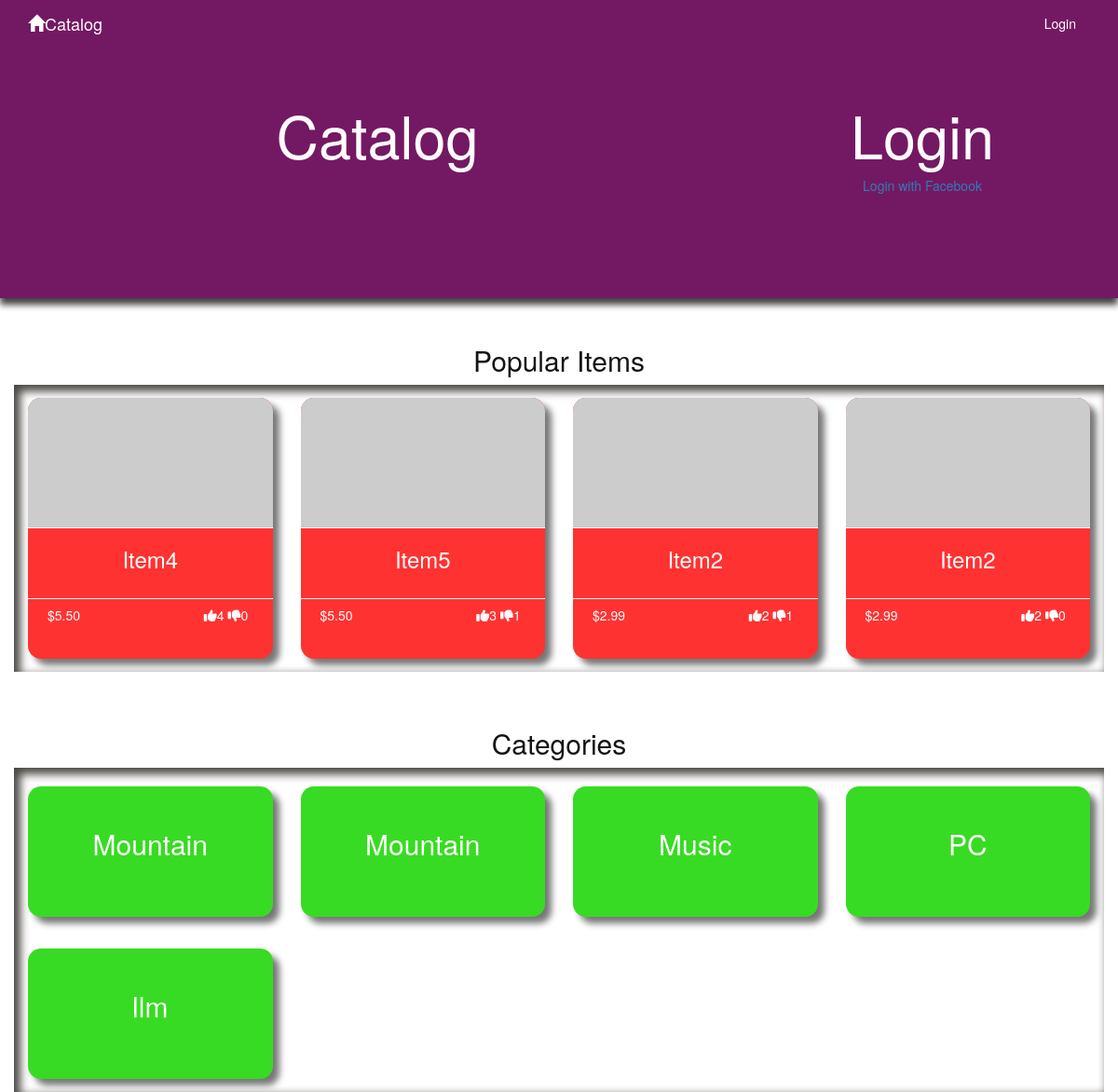
The page /categories/ on the database as committed earlier.
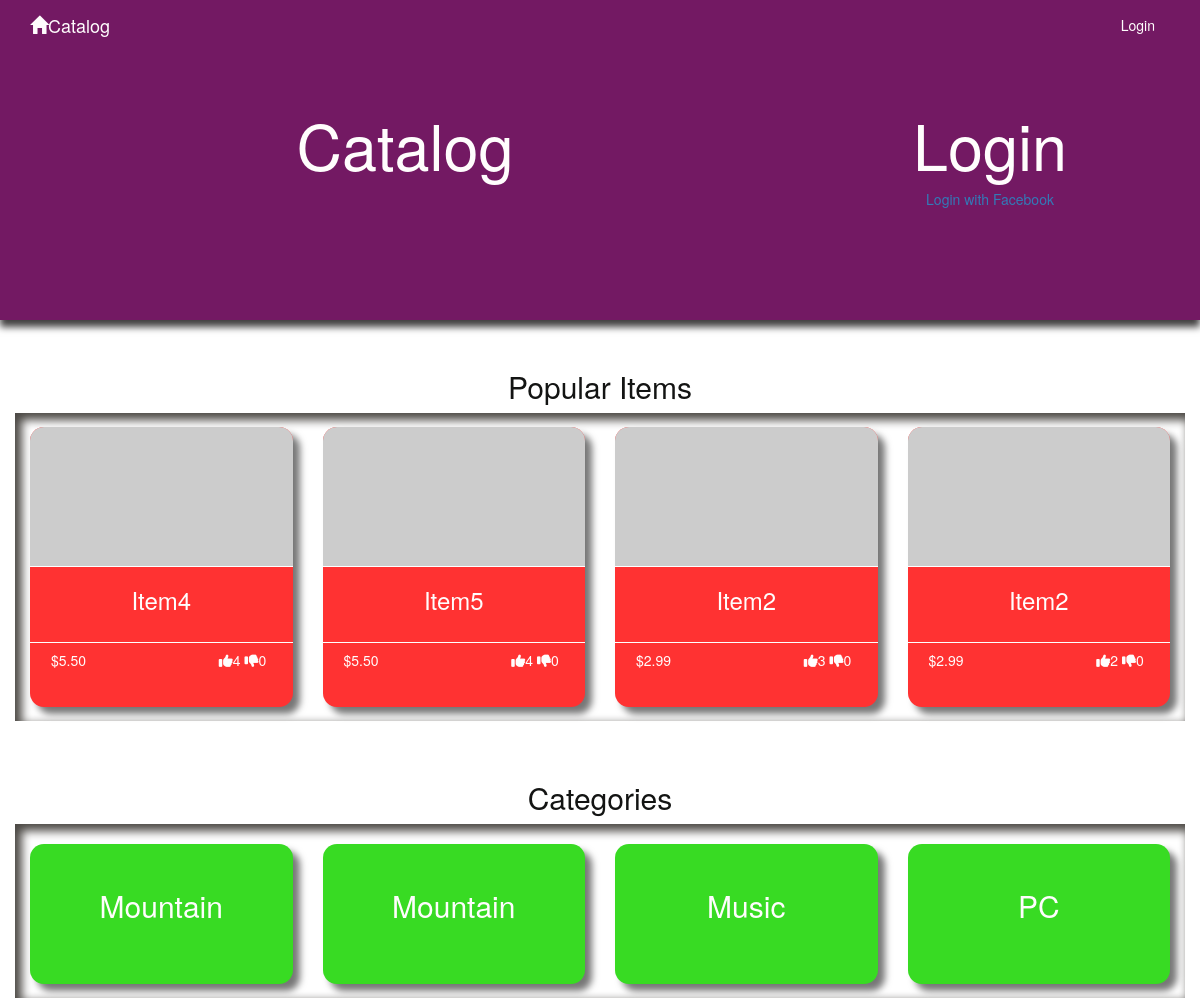
The same page on the database as committed later.
### database_setup.py (models this page shows, shortened)
class Item(Base):
    __tablename__ = 'item'
    id = Column(Integer, primary_key=True)
    name = Column(String, nullable=False)
    description = Column(String(250))
    price = Column(String(8))
    picture = Column(String)
    upvote = Column(Integer)
    downvote = Column(Integer)
    category_id = Column(Integer, ForeignKey('category.id'))
    category = relationship(Category)
    user_id = Column(Integer, ForeignKey('user.id'))
    user = relationship(User)

class Category(Base):
    __tablename__ = 'category'
    id = Column(Integer, primary_key=True)
    name = Column(String, nullable=False)
    user_id = Column(Integer, ForeignKey('user.id'))
    user = relationship(User)

### routes/category.py (the view)
@category.route('/')
@category.route('/categories/')
def showCategories():
    popularItems = session.query(Item).order_by(Item.upvote.desc()).limit(4).all()
    categories = session.query(Category).order_by(asc(Category.name)).all()
    state = ''.join(random.choice(string.ascii_uppercase + string.digits)
                    for x in xrange(32))
    login_session['state'] = state
    if 'username' not in login_session:
        return render_template('catalog.html', categories=categories, popularItems=popularItems, STATE=state)
    else:
        return render_template('catalog.html', categories=categories, popularItems=popularItems, STATE=state)

### templates/catalog.html (shortened to what this page needs)
{% extends "main.html" %}
{% block content %}
<header class="jumbotron main home">
  <div class="container fix-overlapping">
		<div class="row">
      {% if 'username' not in session %}
		  <div class="col-xs-12 col-sm-8 intro-column">
				<h1 class="text-center">Catalog</h1>
		  </div>
			<div class="col-xs-12 col-sm-4 login-column text-center">
			  <h1 class="text-center">Login</h1>
        <fb:login-button scope="public_profile,email" onlogin="sendTokenToServer();" data-size="medium">
        <a href='javascript:sendTokenToServer()'>Login with Facebook</a>
        </fb:login-button>
			</div>
      {% else %}
      <div class="col-xs-12">
        <h1 class="text-center">Catalog</h1>
      </div>
      {% endif %}
		</div>
  </div>
</header>
<div class="container content-container">
  <section class="popular-items">
    <header>
      <h2 class="text-center">Popular Items</h2>
    </header>
    <div class="row popular-items-row">
      {% if popularItems != [] %}
        {% for item in popularItems %}
          <div class="col-xs-12 col-sm-3">
            <a class="no-decoration" href = "{{url_for('item.showItem', category_id = item.category_id, item_id = item.id)}}">
            {% include 'item-template.html' %}
          </a>
          </div>
        {% endfor %}
      {% else %}
        <div class="col-xs-12">
          <h2>No Items in the Catalog</h2>
        </div>
    {% endif %}
  </div>
  </section>
	<br><br>
<section class="categories">
  <header>
    <h2 class="text-center">Categories</h2>
  </header>
  <div class="row categories-row">
  {% if categories != [] %}
      {% for category in categories %}
        <div class="col-xs-12 col-sm-3">
          <a class="no-decoration" href = "{{url_for('item.showCategoryItems', category_id = category.id)}}">
          {% include 'category-template.html' %}
        </a>
        </div>
      {% endfor %}
    {% else %}
    <div class="col-xs-12">
      <h2>No Categories in the Catalog</h2>
    </div>
  </div>
  {% endif %}
</div>
</section>
{% endblock %}

### templates/main.html (shortened to what this page needs)
<!DOCTYPE html>
<html lang="en">
    <head>
        <link rel="stylesheet" href="//netdna.bootstrapcdn.com/bootstrap/3.1.1/css/bootstrap.min.css">
        <link rel=stylesheet type=text/css href="{{ url_for('static', filename='styles.css') }}">
        <link rel="stylesheet" href="{{url_for('static', filename='different-sizes.css')}}">
    </head>
    <body>
        {% include "header.html" %}
        {% block content %}
        {% endblock %}
    </body>
</html>

### templates/header.html (shortened to what this page needs)
<nav class="navbar navbar-inverse navbar-fixed-top navbar-custom" role="navigation">
  <div class="container">
		<div class="navbar-header">
				<a class="navbar-brand" href="{{url_for('category.showCategories')}}">
						<span class="glyphicon glyphicon-home" aria-hidden="true"></span>Catalog
				</a>
		</div>
		<div class="collapse navbar-collapse" id="nav-collapse">
				<ul class="nav pull-right navbar-nav">
						{% if 'username' in session %}
								<li>
										<a href="{{url_for('user.getUser', user_id=session.user_id)}}">{{session.username}}</a>
								</li>
								<li>
										<a href="{{url_for('auth.disconnect')}}" onclick="return signOut()">Logout</a>
								</li>
						{% else %}
								<li>
										<a class="fix-outline" href="{{url_for('auth.showLogin')}}">Login</a>
								</li>
						{% endif %}
				</ul>
		</div>
  </div>
</nav>

### templates/item-template.html
<div class="item-cat grow">
  <div class="item-card">
    <img class="item-image" src="{{item.picture}}" alt="">
    <div class="item-card-title text-center">
      <h3>{{item.name}}</h3>
    </div>
    <div class="item-card-more">
      <p class="pull-left">{{item.price}}</p>
      <p class="pull-right"><i class="fa fa-thumbs-up" aria-hidden="true"></i>{{item.upvote}} <i class="fa fa-thumbs-down" aria-hidden="true"></i>{{item.downvote}}</p>
    </div>
  </div>
</div>

### templates/category-template.html
<div class="category grow">
      <h2 class="category-title text-center">
        {{category.name}}
      </h2>
</div>

### static/styles.css (style rules this page uses)
body { width: 100%; height: 100%; color: #131413; }
html { height: 100%; }
.popular-items-row, .items-row, .login-row { box-shadow: inset 5px 5px 10px 2px #4C4945; background-color: white; }
.categories-row { box-shadow: inset 5px 5px 10px 2px #4C4945; background-color: white; }
.category { height: 10em; margin-bottom: 1em; box-shadow: 7px 7px 7px 0 #777; background-color: #38DB23; color: #FFFDFD; border-radius: 1em; }
.category-title { padding-top: 1.5em; }
.main { min-height: 40vh; }
.item-cat { color: #FFFDFD; height: 20em; width: 100%; margin-top: 1em; margin-bottom: 1em; }
.item-card { border-radius: 1em; height: 100%; width: 100%; background-color: #FF3232; box-shadow: 7px 7px 7px 0 #777; }
.item-card-title { border-bottom: 1px solid white; margin-bottom: 0.5em; height: 20%; }
.item-card-more { height: 30%; width: 90%; padding-left: 1.5em; }
.item-image { width: 100%; height: 50%; border-top-right-radius: 1em; border-top-left-radius: 1em; border-bottom: 1px solid white; }
.home { background-color: #731963; color: #FFFDFD; box-shadow: 0 7px 7px 0 #424141; }
.navbar.navbar-inverse { transition: all 300ms; background: transparent; }
.no-decoration, .no-decoration:hover, .no-decoration:focus, .no-decoration:visited, .no-decoration:link, .no-decoration:active { text-decoration: none; }
.fix-overlapping { margin-top: 3em; }
.navbar-custom { color: #FFFDFD; border: 0; }
.navbar-custom .navbar-nav>li>a { color: #FFFDFD; }
.navbar-custom .navbar-brand { color: #FFFDFD; }
.grow { transition: all .2s ease-in-out; }

Rows that differ between the two databases and show on the page:
removed Category: name "llm"
changed Item "Item5": upvote "3" → "4"; downvote "1" → "0"
changed Item (number 3 of 4 on the later page): upvote "2" → "3"; downvote "1" → "0"
